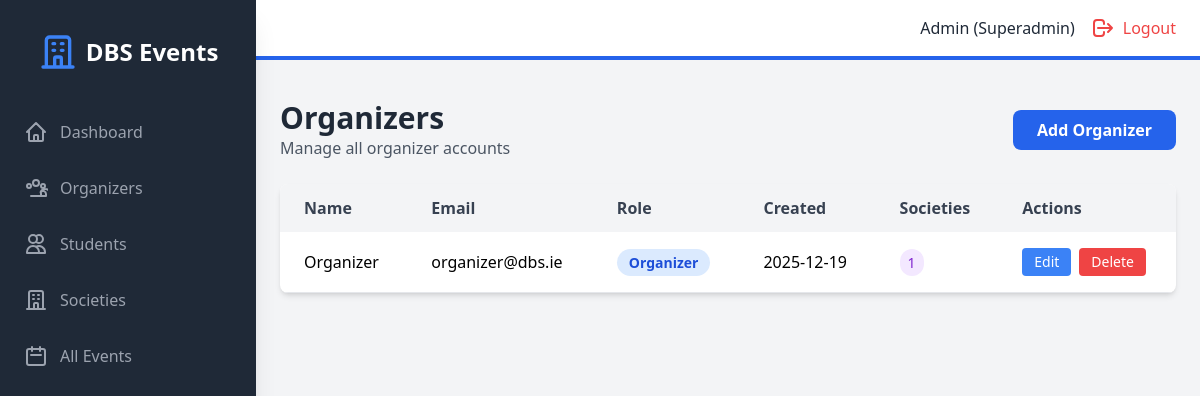
The page /admin/organizers (signed in) on the database its author committed.
### models.py (models this page shows, shortened)
class User(UserMixin, db.Model):
    id = db.Column(db.Integer, primary_key=True)
    student_number = db.Column(db.String(50), unique=True, nullable=True)
    email = db.Column(db.String(120), unique=True, nullable=False)
    password_hash = db.Column(db.String(200), nullable=False)
    name = db.Column(db.String(100), nullable=False)
    role = db.Column(db.String(20), nullable=False)  # superadmin, organizer, student
    created_at = db.Column(db.DateTime, default=datetime.utcnow)
    societies = db.relationship('Society', backref='head', lazy=True)
    events_created = db.relationship('Event', backref='creator', lazy=True)
    registrations = db.relationship('Registration', backref='student', lazy=True)

### backend/routes/admin.py (the view)
@admin_bp.route("/admin/organizers", endpoint="admin_organizers")
@admin_required
def admin_organizers():
    organizers = User.query.filter_by(role="organizer").all()
    return render_template("admin/organizers.html", organizers=organizers)

### backend/main.py (called while the page is built)
@login_manager.user_loader
def load_user(user_id):
    return User.query.get(int(user_id))

### frontend/templates/admin/organizers.html (shortened to what this page needs)
{% extends "base.html" %}
{% block auth_content %}
<div class="mb-6 flex justify-between items-center">
    <div>
        <h1 class="text-3xl font-bold text-gray-800">Organizers</h1>
        <p class="text-gray-600">Manage all organizer accounts</p>
    </div>
    <a href="{{ url_for('admin.admin_add_organizer') }}" class="bg-blue-600 text-white px-6 py-2 rounded-lg hover:bg-blue-700 font-semibold">
        Add Organizer
    </a>
</div>
{% if organizers %}
<div class="bg-white rounded-lg shadow-md overflow-hidden">
    <table class="w-full">
        <thead class="bg-gray-100">
            <tr>
                <th class="px-6 py-3 text-left text-gray-700 font-semibold">Name</th>
                <th class="px-6 py-3 text-left text-gray-700 font-semibold">Email</th>
                <th class="px-6 py-3 text-left text-gray-700 font-semibold">Role</th>
                <th class="px-6 py-3 text-left text-gray-700 font-semibold">Created</th>
                <th class="px-6 py-3 text-left text-gray-700 font-semibold">Societies</th>
                <th class="px-6 py-3 text-left text-gray-700 font-semibold">Actions</th>
            </tr>
        </thead>
        <tbody>
            {% for organizer in organizers %}
            <tr class="border-b hover:bg-gray-50">
                <td class="px-6 py-4">{{ organizer.name }}</td>
                <td class="px-6 py-4">{{ organizer.email }}</td>
                <td class="px-6 py-4"><span class="px-3 py-1 bg-blue-100 text-blue-700 rounded-full text-sm font-semibold">{{ organizer.role | capitalize }}</span></td>
                <td class="px-6 py-4">{{ organizer.created_at.strftime('%Y-%m-%d') }}</td>
                <td class="px-6 py-4">
                    <span class="px-2 py-1 bg-purple-100 text-purple-700 rounded-full text-sm">
                        {{ organizer.societies|length }}
                    </span>
                </td>
                <td class="px-6 py-4">
                    <div class="flex space-x-2">
                        <a href="{{ url_for('admin.admin_edit_organizer', organizer_id=organizer.id) }}"
                           class="bg-blue-500 text-white px-3 py-1 rounded text-sm hover:bg-blue-600 transition">
                            Edit
                        </a>
                        <form method="POST" action="{{ url_for('admin.admin_delete_organizer', organizer_id=organizer.id) }}"
                              onsubmit="return confirm('Are you sure you want to delete {{ organizer.name }}?')"
                              class="inline">
                            <button type="submit" class="bg-red-500 text-white px-3 py-1 rounded text-sm hover:bg-red-600 transition">
                                Delete
                            </button>
                        </form>
                    </div>
                </td>
            </tr>
            {% endfor %}
        </tbody>
    </table>
</div>
{% endif %}
{% endblock %}

### frontend/templates/base.html (shortened to what this page needs)
<!DOCTYPE html>
<html lang="en">
<head>
    <script src="https://cdn.tailwindcss.com"></script>
    <link rel="stylesheet" href="{{ url_for('static', filename='css/style.css') }}">
</head>
<body class="bg-gray-100">
    {% if current_user.is_authenticated %}
    <div class="flex h-screen bg-gray-100">
        <div id="sidebar" class="sidebar fixed inset-y-0 left-0 z-30 w-64 bg-gray-800 overflow-y-auto transition duration-300 ease-out md:translate-x-0 md:static md:shadow-xl sidebar-closed">
            <div class="flex items-center justify-center mt-8">
                <div class="flex items-center">
                    <svg class="h-10 w-10 text-blue-500" fill="none" stroke="currentColor" viewBox="0 0 24 24">
                        <path stroke-linecap="round" stroke-linejoin="round" stroke-width="2" d="M19 21V5a2 2 0 00-2-2H7a2 2 0 00-2 2v16m14 0h2m-2 0h-5m-9 0H3m2 0h5M9 7h1m-1 4h1m4-4h1m-1 4h1m-5 10v-5a1 1 0 011-1h2a1 1 0 011 1v5m-4 0h4"></path>
                    </svg>
                    <span class="text-white text-2xl font-semibold ml-2">DBS Events</span>
                </div>
            </div>
            <nav class="mt-10">
                {% if current_user.role == 'superadmin' %}
                    <a class="flex items-center mt-4 py-2 px-6 text-gray-400 hover:bg-gray-700 hover:text-white" href="{{ url_for('admin.admin_dashboard') }}">
                        <svg class="h-6 w-6" fill="none" stroke="currentColor" viewBox="0 0 24 24"><path stroke-linecap="round" stroke-linejoin="round" stroke-width="2" d="M3 12l2-2m0 0l7-7 7 7M5 10v10a1 1 0 001 1h3m10-11l2 2m-2-2v10a1 1 0 01-1 1h-3m-6 0a1 1 0 001-1v-4a1 1 0 011-1h2a1 1 0 011 1v4a1 1 0 001 1m-6 0h6"></path></svg>
                        <span class="mx-3">Dashboard</span>
                    </a>
                    <a class="flex items-center mt-4 py-2 px-6 text-gray-400 hover:bg-gray-700 hover:text-white" href="{{ url_for('admin.admin_organizers') }}">
                        <span class="mx-3">Organizers</span>
                    </a>
                    <a class="flex items-center mt-4 py-2 px-6 text-gray-400 hover:bg-gray-700 hover:text-white" href="{{ url_for('admin.admin_students') }}">
                        <svg class="h-6 w-6" fill="none" stroke="currentColor" viewBox="0 0 24 24"><path stroke-linecap="round" stroke-linejoin="round" stroke-width="2" d="M12 4.354a4 4 0 110 5.292M15 21H3v-1a6 6 0 0112 0v1zm0 0h6v-1a6 6 0 00-9-5.197M13 7a4 4 0 11-8 0 4 4 0 018 0z"></path></svg>
                        <span class="mx-3">Students</span>
                    </a>
                    <a class="flex items-center mt-4 py-2 px-6 text-gray-400 hover:bg-gray-700 hover:text-white" href="{{ url_for('admin.admin_societies') }}">
                        <svg class="h-6 w-6" fill="none" stroke="currentColor" viewBox="0 0 24 24"><path stroke-linecap="round" stroke-linejoin="round" stroke-width="2" d="M19 21V5a2 2 0 00-2-2H7a2 2 0 00-2 2v16m14 0h2m-2 0h-5m-9 0H3m2 0h5M9 7h1m-1 4h1m4-4h1m-1 4h1m-5 10v-5a1 1 0 011-1h2a1 1 0 011 1v5m-4 0h4"></path></svg>
                        <span class="mx-3">Societies</span>
                    </a>
                    <a class="flex items-center mt-4 py-2 px-6 text-gray-400 hover:bg-gray-700 hover:text-white" href="{{ url_for('admin.admin_events') }}">
                        <svg class="h-6 w-6" fill="none" stroke="currentColor" viewBox="0 0 24 24"><path stroke-linecap="round" stroke-linejoin="round" stroke-width="2" d="M8 7V3m8 4V3m-9 8h10M5 21h14a2 2 0 002-2V7a2 2 0 00-2-2H5a2 2 0 00-2 2v12a2 2 0 002 2z"></path></svg>
                        <span class="mx-3">All Events</span>
                    </a>
                {% endif %}
            </nav>
        </div>
        <div class="flex-1 flex flex-col overflow-hidden">
            <header class="flex justify-between items-center py-4 px-6 bg-white border-b-4 border-blue-600">
                <div class="flex items-center">
                    <span class="text-gray-800 mr-4">{{ current_user.name }} ({{ current_user.role | capitalize }})</span>
                    <a href="{{ url_for('public.logout') }}" class="flex items-center text-red-500 hover:text-red-700">
                        <svg class="h-6 w-6" fill="none" stroke="currentColor" viewBox="0 0 24 24"><path stroke-linecap="round" stroke-linejoin="round" stroke-width="2" d="M17 16l4-4m0 0l-4-4m4 4H7m6 4v1a3 3 0 01-3 3H6a3 3 0 01-3-3v-10a3 3 0 013-3h4a3 3 0 013 3v1"></path></svg>
                        <span class="ml-2 hidden sm:inline">Logout</span>
                    </a>
                </div>
            </header>
            <div class="px-6 pt-4">
            </div>
            <main class="flex-1 overflow-x-hidden overflow-y-auto bg-gray-100 p-6">
                {% block auth_content %}{% endblock %}
            </main>
        </div>
    </div>
    {% endif %}
</body>
</html>

### frontend/static/css/style.css (style rules this page uses)
body { font-family: 'Segoe UI', Tahoma, Geneva, Verdana, sans-serif; }
a, button { transition: all 0.3s ease; }

### frontend/templates/base.html (style rules this page uses)
.sidebar { transition: transform 0.3s ease-in-out; }
.sidebar-closed { transform: translateX(-100%); }
@media (min-width: 768px) { .sidebar-closed { transform: translateX(0); } }

### rows shown on the page
User: name "Admin", role "Superadmin"
User: name "Organizer", email "organizer@dbs.ie", role "Organizer", created_at "2025-12-19", societies|length "1"
